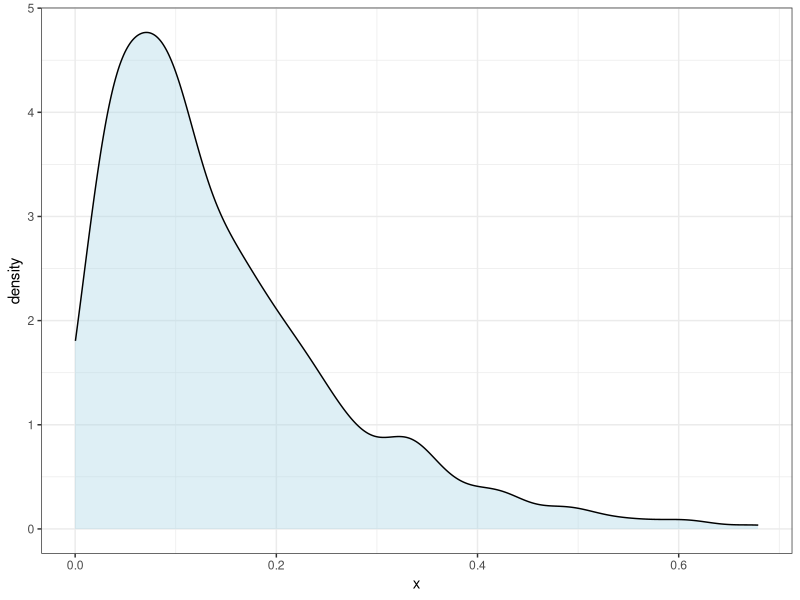

Recreate this plot in R.
## ---- chunk 1
library(tidyverse)
data <- data.frame(
  x = rgamma(1000, 1.5, 10)
)
## ---- chunk 2
data %>% 
  ggplot(aes(x = x)) +
  geom_density(fill = "lightblue", alpha = 0.4) +
  theme_bw()
